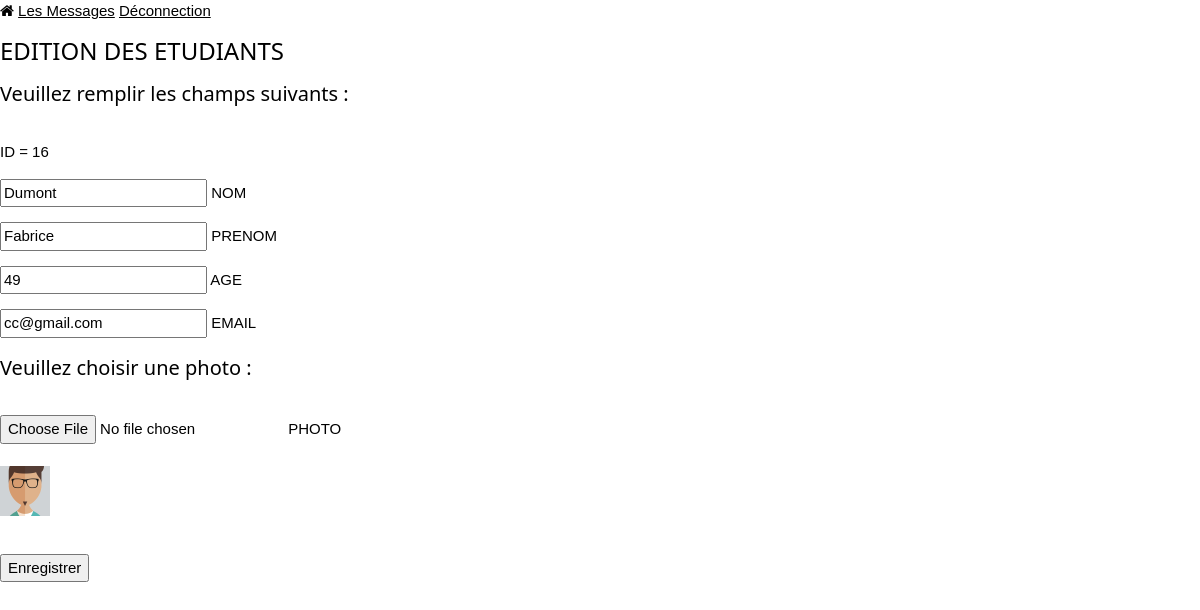
Screenshot of /editeEtudiant.php?id=16 (signed in) with the database file from the repository.
### tables this page shows
CREATE TABLE IF NOT EXISTS `etudiants_6tt` (
  `ID` int(11) NOT NULL AUTO_INCREMENT,
  `NOM` varchar(50) NOT NULL,
  `PRENOM` varchar(50) NOT NULL,
  `AGE` int(11) NOT NULL,
  `EMAIL` varchar(50) NOT NULL,
  `PHOTO` varchar(50) NOT NULL,
  PRIMARY KEY (`ID`)
);

### editeEtudiant.php (the view, shortened to what this page needs)
<?php
$id=$_GET['id'];
require_once ("connection_bdd.php");
$ps=$pdo->prepare("SELECT * FROM etudiants_6tt WHERE ID=?");
$params=array($id);
$ps->execute($params);
$etudiant=$ps->fetch();
?>
<!DOCTYPE html>
<html>
<head>
	<link rel="stylesheet" type="text/css" href="./css/w3.css">
	<link rel="stylesheet" type="text/css" href="./css/monStyle.css">
	<link rel="stylesheet" href="https://cdnjs.cloudflare.com/ajax/libs/font-awesome/4.7.0/css/font-awesome.min.css">
</head>
<body>
	<?php require_once("entete_site.php") ?>
	<div class="">
		<h3 class="">EDITION DES ETUDIANTS</h3>
	</div>
	<div class="">
		<form method="POST" action="./updateEtudiant.php" enctype="multipart/form-data" class="">
			<h4 class="">Veuillez remplir les champs suivants :</h4>
			<br>
			<label>ID = <?php echo($etudiant['ID']) ?></label>
			<p>
			<input class="" type="text" name="nom" value="<?php echo($etudiant['NOM']) ?>">
			<label>NOM</label>
			<p>
			<input class="" type="text" name="prenom" value="<?php echo($etudiant['PRENOM']) ?>">
			<label>PRENOM</label>
			<p>
			<input class="" type="number" name="age" value="<?php echo($etudiant['AGE']) ?>">
			<label>AGE</label>
			<p>
			<input class="" type="text" name="email" value="<?php echo($etudiant['EMAIL']) ?>">
			<label>EMAIL</label>
			<p>
			<h4 class="">Veuillez choisir une photo :</h4>
			<div class="">
			<input class="" type="file" name="photo">
			<label>PHOTO</label>
			</div>
			<img src="./images/<?php echo($etudiant['PHOTO']) ?>" width="50" height="50" >
			<p>
			<button class="" type="submit">Enregistrer</button>
		</form>
	</div>
</body>
</html>

### css/w3.css (style rules this page uses)
*,*:before,*:after { box-sizing:inherit }
html { -ms-text-size-adjust:100%;-webkit-text-size-adjust:100% }
body { margin:0 }
img { border-style:none }
button,input,select,textarea { font:inherit;margin:0 }
button,input { overflow:visible }
button,select { text-transform:none }
button,html [type=button],[type=reset],[type=submit] { -webkit-appearance:button }
html,body { font-family:Verdana,sans-serif;font-size:15px;line-height:1.5 }
html { overflow-x:hidden }
h3 { font-size:24px }
h4 { font-size:20px }
h1,h2,h3,h4,h5,h6 { font-family:"Segoe UI",Arial,sans-serif;font-weight:400;margin:10px 0 }
img { vertical-align:middle }

### rows the page displays
etudiants_6tt: ID "16", nom "Dumont", prenom "Fabrice", age "49", email "cc@gmail.com", PHOTO (picture)
